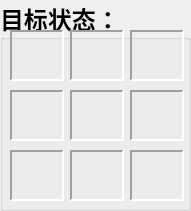
   <widget class="QGroupBox" name="groupBox_2">
    <property name="geometry">
     <rect>
      <x>40</x>
      <y>280</y>
      <width>191</width>
      <height>211</height>
     </rect>
    </property>
    <property name="font">
     <font>
      <family>幼圆</family>
      <pointsize>18</pointsize>
      <weight>75</weight>
      <bold>true</bold>
     </font>
    </property>
    <property name="title">
     <string>目标状态：</string>
    </property>
    <widget class="QLabel" name="en_0">
     <property name="geometry">
      <rect>
       <x>10</x>
       <y>30</y>
       <width>54</width>
       <height>51</height>
      </rect>
     </property>
     <property name="font">
      <font>
       <family>幼圆</family>
       <pointsize>18</pointsize>
       <weight>75</weight>
       <bold>true</bold>
      </font>
     </property>
     <property name="layoutDirection">
      <enum>Qt::LeftToRight</enum>
     </property>
     <property name="frameShape">
      <enum>QFrame::Panel</enum>
     </property>
     <property name="frameShadow">
      <enum>QFrame::Sunken</enum>
     </property>
     <property name="lineWidth">
      <number>2</number>
     </property>
     <property name="text">
      <string/>
     </property>
     <property name="alignment">
      <set>Qt::AlignCenter</set>
     </property>
    </widget>
    <widget class="QLabel" name="en_1">
     <property name="geometry">
      <rect>
       <x>70</x>
       <y>30</y>
       <width>54</width>
       <height>51</height>
      </rect>
     </property>
     <property name="font">
      <font>
       <family>幼圆</family>
       <pointsize>18</pointsize>
       <weight>75</weight>
       <bold>true</bold>
      </font>
     </property>
     <property name="layoutDirection">
      <enum>Qt::LeftToRight</enum>
     </property>
     <property name="frameShape">
      <enum>QFrame::Panel</enum>
     </property>
     <property name="frameShadow">
      <enum>QFrame::Sunken</enum>
     </property>
     <property name="lineWidth">
      <number>2</number>
     </property>
     <property name="text">
      <string/>
     </property>
     <property name="alignment">
      <set>Qt::AlignCenter</set>
     </property>
    </widget>
    <widget class="QLabel" name="en_2">
     <property name="geometry">
      <rect>
       <x>130</x>
       <y>30</y>
       <width>54</width>
       <height>51</height>
      </rect>
     </property>
     <property name="font">
      <font>
       <family>幼圆</family>
       <pointsize>18</pointsize>
       <weight>75</weight>
       <bold>true</bold>
      </font>
     </property>
     <property name="layoutDirection">
      <enum>Qt::LeftToRight</enum>
     </property>
     <property name="frameShape">
      <enum>QFrame::Panel</enum>
     </property>
     <property name="frameShadow">
      <enum>QFrame::Sunken</enum>
     </property>
     <property name="lineWidth">
      <number>2</number>
     </property>
     <property name="text">
      <string/>
     </property>
     <property name="alignment">
      <set>Qt::AlignCenter</set>
     </property>
    </widget>
    <widget class="QLabel" name="en_3">
     <property name="geometry">
      <rect>
       <x>10</x>
       <y>90</y>
       <width>54</width>
       <height>51</height>
      </rect>
     </property>
     <property name="font">
      <font>
       <family>幼圆</family>
       <pointsize>18</pointsize>
       <weight>75</weight>
       <bold>true</bold>
      </font>
     </property>
     <property name="layoutDirection">
      <enum>Qt::LeftToRight</enum>
     </property>
     <property name="frameShape">
      <enum>QFrame::Panel</enum>
     </property>
     <property name="frameShadow">
      <enum>QFrame::Sunken</enum>
     </property>
     <property name="lineWidth">
      <number>2</number>
     </property>
     <property name="text">
      <string/>
     </property>
     <property name="alignment">
      <set>Qt::AlignCenter</set>
     </property>
    </widget>
    <widget class="QLabel" name="en_4">
     <property name="geometry">
      <rect>
       <x>70</x>
       <y>90</y>
       <width>54</width>
       <height>51</height>
      </rect>
     </property>
     <property name="font">
      <font>
       <family>幼圆</family>
       <pointsize>18</pointsize>
       <weight>75</weight>
       <bold>true</bold>
      </font>
     </property>
     <property name="layoutDirection">
      <enum>Qt::LeftToRight</enum>
     </property>
     <property name="frameShape">
      <enum>QFrame::Panel</enum>
     </property>
     <property name="frameShadow">
      <enum>QFrame::Sunken</enum>
     </property>
     <property name="lineWidth">
      <number>2</number>
     </property>
     <property name="text">
      <string/>
     </property>
     <property name="alignment">
      <set>Qt::AlignCenter</set>
     </property>
    </widget>
    <widget class="QLabel" name="en_5">
     <property name="geometry">
      <rect>
       <x>130</x>
       <y>90</y>
       <width>54</width>
       <height>51</height>
      </rect>
     </property>
     <property name="font">
      <font>
       <family>幼圆</family>
       <pointsize>18</pointsize>
       <weight>75</weight>
       <bold>true</bold>
      </font>
     </property>
     <property name="layoutDirection">
      <enum>Qt::LeftToRight</enum>
     </property>
     <property name="frameShape">
      <enum>QFrame::Panel</enum>
     </property>
     <property name="frameShadow">
      <enum>QFrame::Sunken</enum>
     </property>
     <property name="lineWidth">
      <number>2</number>
     </property>
     <property name="text">
      <string/>
     </property>
     <property name="alignment">
      <set>Qt::AlignCenter</set>
     </property>
    </widget>
    <widget class="QLabel" name="en_6">
     <property name="geometry">
      <rect>
       <x>10</x>
       <y>150</y>
       <width>54</width>
       <height>51</height>
      </rect>
     </property>
     <property name="font">
      <font>
       <family>幼圆</family>
       <pointsize>18</pointsize>
       <weight>75</weight>
       <bold>true</bold>
      </font>
     </property>
     <property name="layoutDirection">
      <enum>Qt::LeftToRight</enum>
     </property>
     <property name="frameShape">
      <enum>QFrame::Panel</enum>
     </property>
     <property name="frameShadow">
      <enum>QFrame::Sunken</enum>
     </property>
     <property name="lineWidth">
      <number>2</number>
     </property>
     <property name="text">
      <string/>
     </property>
     <property name="alignment">
      <set>Qt::AlignCenter</set>
     </property>
    </widget>
    <widget class="QLabel" name="en_7">
     <property name="geometry">
      <rect>
       <x>70</x>
       <y>150</y>
       <width>54</width>
       <height>51</height>
      </rect>
     </property>
     <property name="font">
      <font>
       <family>幼圆</family>
       <pointsize>18</pointsize>
       <weight>75</weight>
       <bold>true</bold>
      </font>
     </property>
     <property name="layoutDirection">
      <enum>Qt::LeftToRight</enum>
     </property>
     <property name="frameShape">
      <enum>QFrame::Panel</enum>
     </property>
     <property name="frameShadow">
      <enum>QFrame::Sunken</enum>
     </property>
     <property name="lineWidth">
      <number>2</number>
     </property>
     <property name="text">
      <string/>
     </property>
     <property name="alignment">
      <set>Qt::AlignCenter</set>
     </property>
    </widget>
    <widget class="QLabel" name="en_8">
     <property name="geometry">
      <rect>
       <x>130</x>
       <y>150</y>
       <width>54</width>
       <height>51</height>
      </rect>
     </property>
     <property name="font">
      <font>
       <family>幼圆</family>
       <pointsize>18</pointsize>
       <weight>75</weight>
       <bold>true</bold>
      </font>
     </property>
     <property name="layoutDirection">
      <enum>Qt::LeftToRight</enum>
     </property>
     <property name="frameShape">
      <enum>QFrame::Panel</enum>
     </property>
     <property name="frameShadow">
      <enum>QFrame::Sunken</enum>
     </property>
     <property name="lineWidth">
      <number>2</number>
     </property>
     <property name="text">
      <string/>
     </property>
     <property name="alignment">
      <set>Qt::AlignCenter</set>
     </property>
    </widget>
   </widget>
